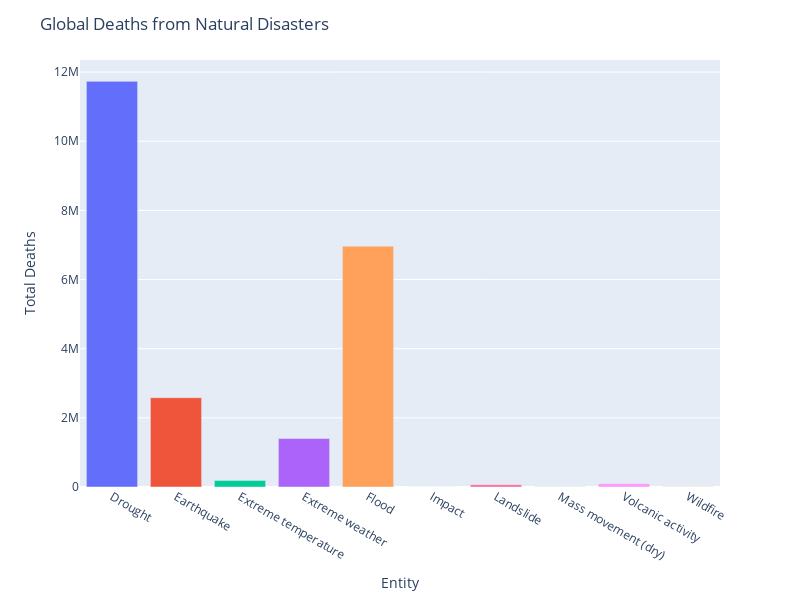

Source (notebook cell):
### Markdown cell above
# Plot a bar chart depicting the global deaths from each natural disaster over the past years

### Code cell
# Plot bar chart from the processed dataframe 
fig = px.bar(total_deaths_natural_disaster, x='Entity', y='Total Deaths', color='Entity', height=600, width=800)
fig.update_layout(title='Global Deaths from Natural Disasters', showlegend=False)
fig.show()

### Figure 1 — Plotly figure (JSON) as saved in the notebook; plotly's stock layout.template omitted (floating-point values rounded to 4 significant figures)
{"data": [{"alignmentgroup": "True", "hovertemplate": "Entity=%{x}<br>Total Deaths=%{y}<extra></extra>", "legendgroup": "Drought", "marker": {"color": "#636efa", "pattern": {"shape": ""}}, "name": "Drought", "offsetgroup": "Drought", "orientation": "v", "showlegend": true, "textposition": "auto", "type": "bar", "x": ["Drought"], "xaxis": "x", "y": [11731371], "yaxis": "y"}, {"alignmentgroup": "True", "hovertemplate": "Entity=%{x}<br>Total Deaths=%{y}<extra></extra>", "legendgroup": "Earthquake", "marker": {"color": "#EF553B", "pattern": {"shape": ""}}, "name": "Earthquake", "offsetgroup": "Earthquake", "orientation": "v", "showlegend": true, "textposition": "auto", "type": "bar", "x": ["Earthquake"], "xaxis": "x", "y": [2582193], "yaxis": "y"}, {"alignmentgroup": "True", "hovertemplate": "Entity=%{x}<br>Total Deaths=%{y}<extra></extra>", "legendgroup": "Extreme temperature", "marker": {"color": "#00cc96", "pattern": {"shape": ""}}, "name": "Extreme temperature", "offsetgroup": "Extreme temperature", "orientation": "v", "showlegend": true, "textposition": "auto", "type": "bar", "x": ["Extreme temperature"], "xaxis": "x", "y": [186051], "yaxis": "y"}, {"alignmentgroup": "True", "hovertemplate": "Entity=%{x}<br>Total Deaths=%{y}<extra></extra>", "legendgroup": "Extreme weather", "marker": {"color": "#ab63fa", "pattern": {"shape": ""}}, "name": "Extreme weather", "offsetgroup": "Extreme weather", "orientation": "v", "showlegend": true, "textposition": "auto", "type": "bar", "x": ["Extreme weather"], "xaxis": "x", "y": [1401406], "yaxis": "y"}, {"alignmentgroup": "True", "hovertemplate": "Entity=%{x}<br>Total Deaths=%{y}<extra></extra>", "legendgroup": "Flood", "marker": {"color": "#FFA15A", "pattern": {"shape": ""}}, "name": "Flood", "offsetgroup": "Flood", "orientation": "v", "showlegend": true, "textposition": "auto", "type": "bar", "x": ["Flood"], "xaxis": "x", "y": [6965399], "yaxis": "y"}, {"alignmentgroup": "True", "hovertemplate": "Entity=%{x}<br>Total Deaths=%{y}<extra></extra>", "legendgroup": "Impact", "marker": {"color": "#19d3f3", "pattern": {"shape": ""}}, "name": "Impact", "offsetgroup": "Impact", "orientation": "v", "showlegend": true, "textposition": "auto", "type": "bar", "x": ["Impact"], "xaxis": "x", "y": [0], "yaxis": "y"}, {"alignmentgroup": "True", "hovertemplate": "Entity=%{x}<br>Total Deaths=%{y}<extra></extra>", "legendgroup": "Landslide", "marker": {"color": "#FF6692", "pattern": {"shape": ""}}, "name": "Landslide", "offsetgroup": "Landslide", "orientation": "v", "showlegend": true, "textposition": "auto", "type": "bar", "x": ["Landslide"], "xaxis": "x", "y": [65737], "yaxis": "y"}, {"alignmentgroup": "True", "hovertemplate": "Entity=%{x}<br>Total Deaths=%{y}<extra></extra>", "legendgroup": "Mass movement (dry)", "marker": {"color": "#B6E880", "pattern": {"shape": ""}}, "name": "Mass movement (dry)", "offsetgroup": "Mass movement (dry)", "orientation": "v", "showlegend": true, "textposition": "auto", "type": "bar", "x": ["Mass movement (dry)"], "xaxis": "x", "y": [5047], "yaxis": "y"}, {"alignmentgroup": "True", "hovertemplate": "Entity=%{x}<br>Total Deaths=%{y}<extra></extra>", "legendgroup": "Volcanic activity", "marker": {"color": "#FF97FF", "pattern": {"shape": ""}}, "name": "Volcanic activity", "offsetgroup": "Volcanic activity", "orientation": "v", "showlegend": true, "textposition": "auto", "type": "bar", "x": ["Volcanic activity"], "xaxis": "x", "y": [97265], "yaxis": "y"}, {"alignmentgroup": "True", "hovertemplate": "Entity=%{x}<br>Total Deaths=%{y}<extra></extra>", "legendgroup": "Wildfire", "marker": {"color": "#FECB52", "pattern": {"shape": ""}}, "name": "Wildfire", "offsetgroup": "Wildfire", "orientation": "v", "showlegend": true, "textposition": "auto", "type": "bar", "x": ["Wildfire"], "xaxis": "x", "y": [4380], "yaxis": "y"}], "layout": {"barmode": "relative", "height": 600, "legend": {"title": {"text": "Entity"}, "tracegroupgap": 0}, "margin": {"t": 60}, "showlegend": false, "title": {"text": "Global Deaths from Natural Disasters"}, "width": 800, "xaxis": {"anchor": "y", "categoryarray": ["Drought", "Earthquake", "Extreme temperature", "Extreme weather", "Flood", "Impact", "Landslide", "Mass movement (dry)", "Volcanic activity", "Wildfire"], "categoryorder": "array", "domain": [0, 1], "title": {"text": "Entity"}}, "yaxis": {"anchor": "x", "domain": [0, 1], "title": {"text": "Total Deaths"}}}}
